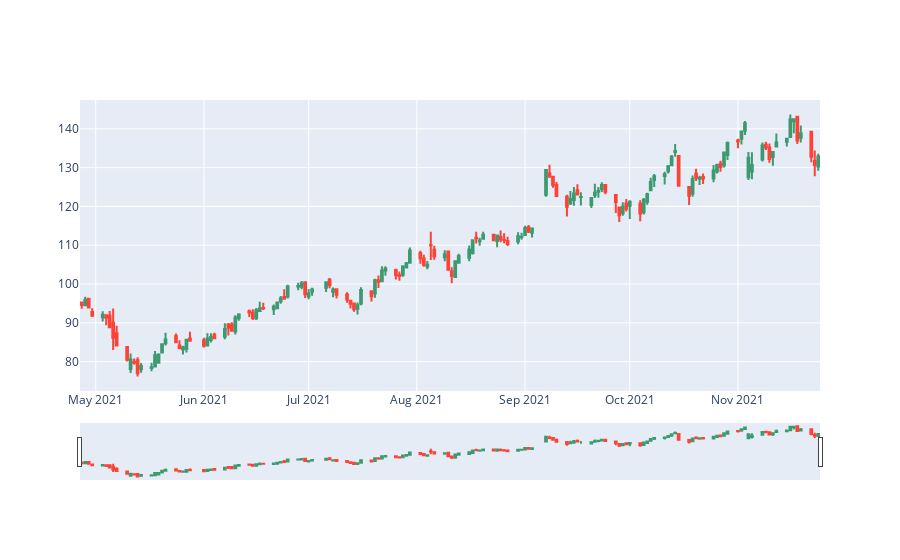

Notebook code for this chart:
### Code cell
fig_one_company = make_candle(take_data('tndm'))
plotly.offline.iplot(fig, filename='filename.png')

### Figure 1 — Plotly figure (JSON) as saved in the notebook; plotly's stock layout.template omitted (floating-point values rounded to 4 significant figures; data arrays with more than 128 entries replaced by an {"elided": "..."} marker saying what was removed)
{"data": [{"close": {"elided": "149 float values"}, "high": {"elided": "149 float values"}, "low": {"elided": "149 float values"}, "open": {"elided": "149 float values"}, "type": "candlestick", "x": {"elided": "149 str values"}}], "layout": {}}
